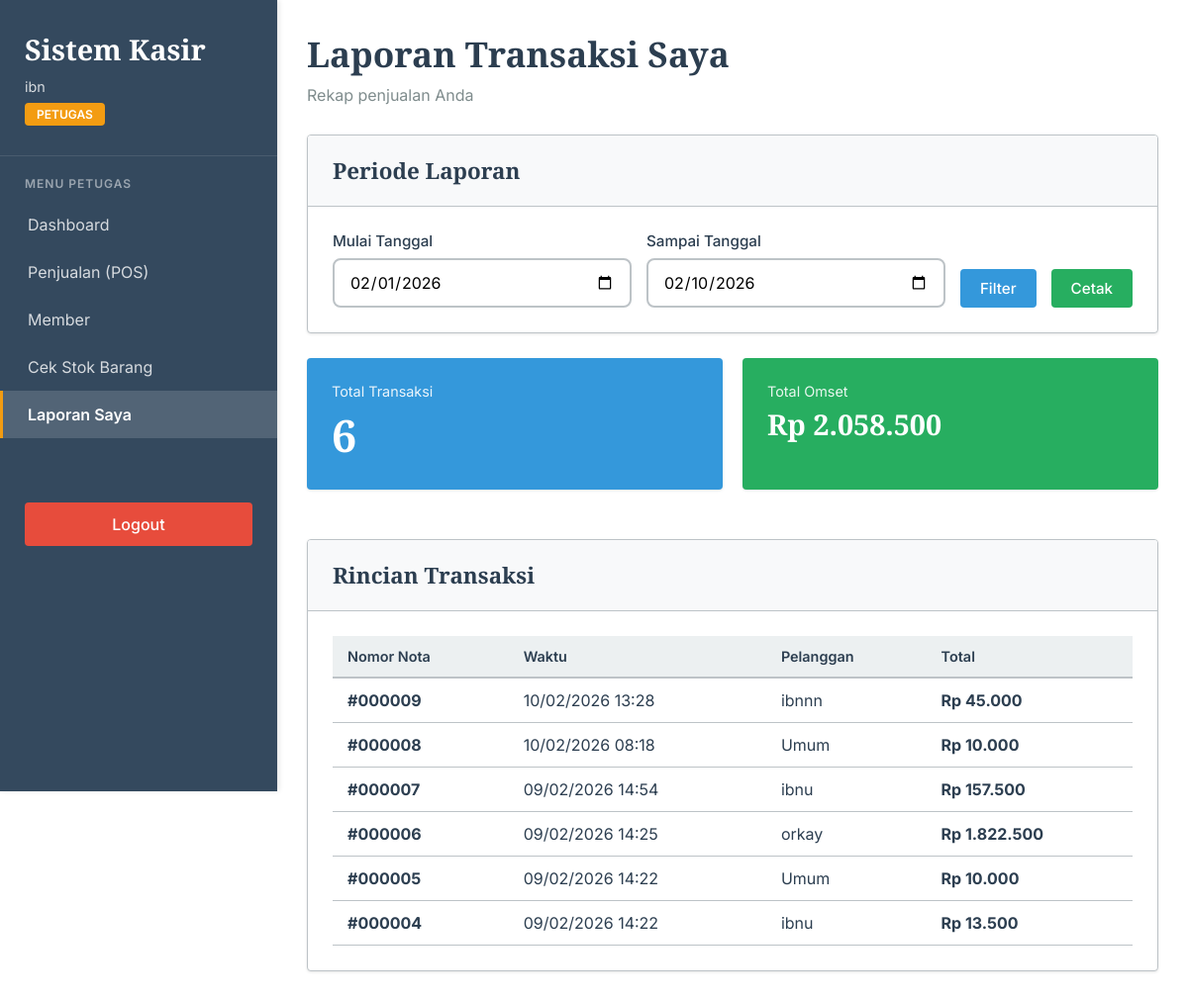
The app's page /pages/petugas/laporan_petugas.php (signed in) with its own data.
### tables this page shows
CREATE TABLE `penjualan` (
  `PenjualanID` int(11) NOT NULL,
  `TanggalPenjualan` datetime NOT NULL DEFAULT current_timestamp(),
  `TotalHarga` decimal(10,2) NOT NULL,
  `Diskon` decimal(10,2) DEFAULT 0.00,
  `TotalBayar` decimal(10,2) NOT NULL,
  `PelangganID` int(11) NOT NULL,
  `UserID` int(11) NOT NULL
);

CREATE TABLE `pelanggan` (
  `PelangganID` int(11) NOT NULL,
  `NamaPelanggan` varchar(255) NOT NULL,
  `KodeMember` varchar(20) DEFAULT NULL,
  `Alamat` text DEFAULT NULL,
  `NomorTelepon` varchar(15) DEFAULT NULL,
  `created_at` timestamp NOT NULL DEFAULT current_timestamp()
);

### includes/auth.php (called while the page is built, shortened)
<?php
function isLoggedIn() {
    return isset($_SESSION['logged_in']) && $_SESSION['logged_in'] === true;
}
function getUserInfo() {
    if (isLoggedIn()) {
        return [
            'id' => $_SESSION['user_id'],
            'username' => $_SESSION['username'],
            'role' => $_SESSION['role']
        ];
    }
    return null;
}
?>

### config/config.php (called while the page is built, shortened)
<?php
function query($conn, $sql) {
    return mysqli_query($conn, $sql);
}
function fetchArray($result) {
    return mysqli_fetch_assoc($result);
}
function numRows($result) {
    return mysqli_num_rows($result);
}
?>

### pages/petugas/laporan_petugas.php (the view, shortened to what this page needs)
<?php
require_once INCLUDES_PATH . 'header.php';
$conn = getConnection();
$userInfo = getUserInfo();
$userId = $userInfo['id'];
$filterMulai = $_GET['mulai'] ?? date('Y-m-01');
$filterSampai = $_GET['sampai'] ?? date('Y-m-d');
$sql = "SELECT p.*, pl.NamaPelanggan
        FROM penjualan p
        JOIN pelanggan pl ON p.PelangganID = pl.PelangganID
        WHERE p.UserID = $userId AND DATE(p.TanggalPenjualan) BETWEEN '$filterMulai' AND '$filterSampai'
        ORDER BY p.TanggalPenjualan DESC";
$transaksiList = query($conn, $sql);
$totalOmset = 0;
$totalTransaksi = numRows($transaksiList);
mysqli_data_seek($transaksiList, 0);
while ($row = fetchArray($transaksiList)) {
    $totalOmset += $row['TotalBayar'];
}
mysqli_data_seek($transaksiList, 0);
?>
<div class="page-header">
    <h2>Laporan Transaksi Saya</h2>
    <p>Rekap penjualan Anda</p>
</div>
<div class="card">
    <div class="card-header">
        <h3>Periode Laporan</h3>
    </div>
    <div class="card-body">
        <form method="GET" action="" style="display: grid; grid-template-columns: 1fr 1fr auto auto; gap: 15px; align-items: end;">
            <div class="form-group" style="margin: 0;">
                <label>Mulai Tanggal</label>
                <input type="date" name="mulai" class="form-control" value="<?php echo $filterMulai; ?>" required>
            </div>
            <div class="form-group" style="margin: 0;">
                <label>Sampai Tanggal</label>
                <input type="date" name="sampai" class="form-control" value="<?php echo $filterSampai; ?>" required>
            </div>
            <button type="submit" class="btn btn-primary">Filter</button>
            <a href="../../print/preview_laporan_petugas.php?mulai=<?php echo $filterMulai; ?>&sampai=<?php echo $filterSampai; ?>"
               class="btn btn-success">Cetak</a>
        </form>
    </div>
</div>
<div style="display: grid; grid-template-columns: repeat(auto-fit, minmax(250px, 1fr)); gap: 20px; margin-bottom: 25px;">
    <div class="card" style="background: #3498db; color: white; border: none;">
        <div class="card-body">
            <div style="font-size: 0.9em; opacity: 0.9; margin-bottom: 5px;">Total Transaksi</div>
            <div style="font-size: 2.8em; font-weight: 700; font-family: 'Crimson Pro', serif;"><?php echo $totalTransaksi; ?></div>
        </div>
    </div>
    <div class="card" style="background: #27ae60; color: white; border: none;">
        <div class="card-body">
            <div style="font-size: 0.9em; opacity: 0.9; margin-bottom: 5px;">Total Omset</div>
            <div style="font-size: 1.8em; font-weight: 700; font-family: 'Crimson Pro', serif;">
                Rp <?php echo number_format($totalOmset, 0, ',', '.'); ?>
            </div>
        </div>
    </div>
</div>
<div class="card">
    <div class="card-header">
        <h3>Rincian Transaksi</h3>
    </div>
    <div class="card-body">
        <div class="table-responsive">
            <table>
                <thead>
                    <tr>
                        <th>Nomor Nota</th>
                        <th>Waktu</th>
                        <th>Pelanggan</th>
                        <th>Total</th>
                    </tr>
                </thead>
                <tbody>
                    <?php if (numRows($transaksiList) > 0): ?>
                        <?php while ($row = fetchArray($transaksiList)): ?>
                            <tr>
                                <td><strong>#<?php echo str_pad($row['PenjualanID'], 6, '0', STR_PAD_LEFT); ?></strong></td>
                                <td><?php echo date('d/m/Y H:i', strtotime($row['TanggalPenjualan'])); ?></td>
                                <td><?php echo htmlspecialchars($row['NamaPelanggan']); ?></td>
                                <td><strong>Rp <?php echo number_format($row['TotalBayar'], 0, ',', '.'); ?></strong></td>
                            </tr>
                        <?php endwhile; ?>
                    <?php endif; ?>
                </tbody>
            </table>
        </div>
    </div>
</div>
<?php
require_once INCLUDES_PATH . 'footer.php';
?>

### includes/header.php (style rules this page uses)
* { margin: 0; padding: 0; box-sizing: border-box; }
:root { --primary: #2c3e50; --secondary: #3498db; --accent: #e74c3c; --danger: #e74c3c; --warning: #f39c12; --info: #3498db; --light-bg: #ecf0f1; --border: #bdc3c7; --text-dark: #2c3e50; --text-light: #7f8c8d; --success: #27ae60; --sidebar-bg: #34495e; }
body { font-family: 'Inter', sans-serif; background: #ffffff; color: var(--text-dark); }
.page-header { margin-bottom: 30px; }
.page-header h2 { font-family: 'Crimson Pro', serif; font-size: 2.2em; color: var(--primary); margin-bottom: 8px; }
.page-header p { color: var(--text-light); font-size: 1em; }
.card { background: white; border-radius: 4px; box-shadow: 0 1px 3px rgba(0, 0, 0, 0.1); margin-bottom: 25px; overflow: hidden; border: 1px solid var(--border); }
.card-header { padding: 20px 25px; border-bottom: 1px solid var(--border); display: flex; justify-content: space-between; align-items: center; background: #f8f9fa; }
.card-header h3 { font-family: 'Crimson Pro', serif; font-size: 1.4em; color: var(--primary); }
.card-body { padding: 25px; }
.btn { padding: 10px 20px; border: none; border-radius: 4px; font-size: 0.95em; font-weight: 500; cursor: pointer; transition: all 0.3s ease; text-decoration: none; display: inline-flex; align-items: center; gap: 8px; font-family: 'Inter', sans-serif; }
.btn-primary { background: var(--secondary); color: white; }
.btn-success { background: var(--success); color: white; }
.table-responsive { overflow-x: auto; }
table { width: 100%; border-collapse: collapse; }
table th { background: var(--light-bg); padding: 12px 15px; text-align: left; font-weight: 600; font-size: 0.9em; color: var(--text-dark); border-bottom: 2px solid var(--border); }
table td { padding: 12px 15px; border-bottom: 1px solid var(--border); }
.form-group { margin-bottom: 20px; }
.form-group label { display: block; margin-bottom: 8px; font-weight: 500; color: var(--text-dark); font-size: 0.95em; }
.form-control { width: 100%; padding: 12px 15px; border: 2px solid var(--border); border-radius: 8px; font-size: 1em; font-family: 'Inter', sans-serif; transition: all 0.3s ease; }

### records on screen
penjualan: PenjualanID "000009", TanggalPenjualan "10/02/2026 13:28", PelangganID.NamaPelanggan "ibnnn", TotalBayar "45.000"
penjualan: PenjualanID "000008", TanggalPenjualan "10/02/2026 08:18", PelangganID.NamaPelanggan "Umum", TotalBayar "10.000"
penjualan: PenjualanID "000007", TanggalPenjualan "09/02/2026 14:54", PelangganID.NamaPelanggan "ibnu", TotalBayar "157.500"
penjualan: PenjualanID "000006", TanggalPenjualan "09/02/2026 14:25", PelangganID.NamaPelanggan "orkay", TotalBayar "1.822.500"
penjualan: PenjualanID "000005", TanggalPenjualan "09/02/2026 14:22", PelangganID.NamaPelanggan "Umum", TotalBayar "10.000"
penjualan: PenjualanID "000004", TanggalPenjualan "09/02/2026 14:22", PelangganID.NamaPelanggan "ibnu", TotalBayar "13.500"

### other values on screen
$userInfo['username'] "ibn"
$userInfo['role'] "PETUGAS"
$totalTransaksi "6"
$totalOmset "2.058.500"
